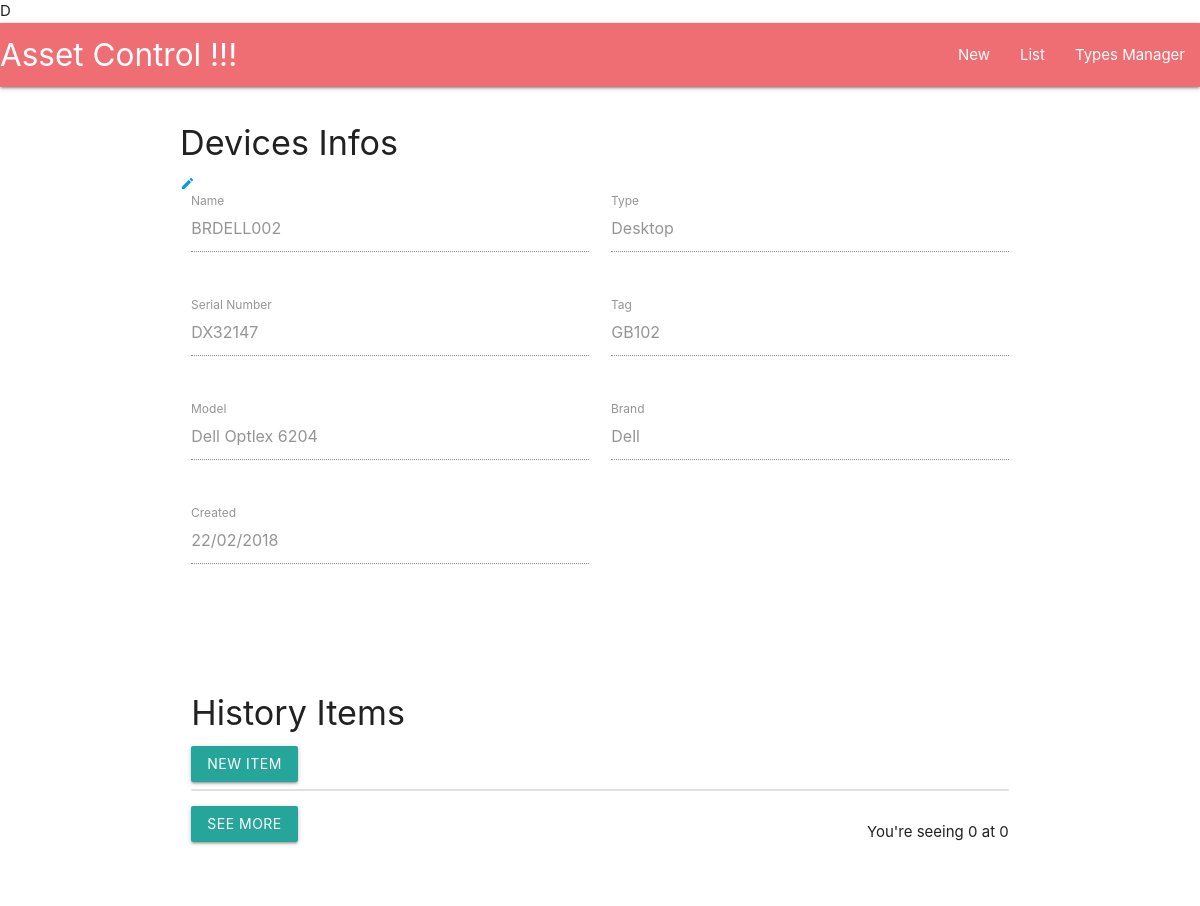
Page /devices/details/2/ on the earlier database version.
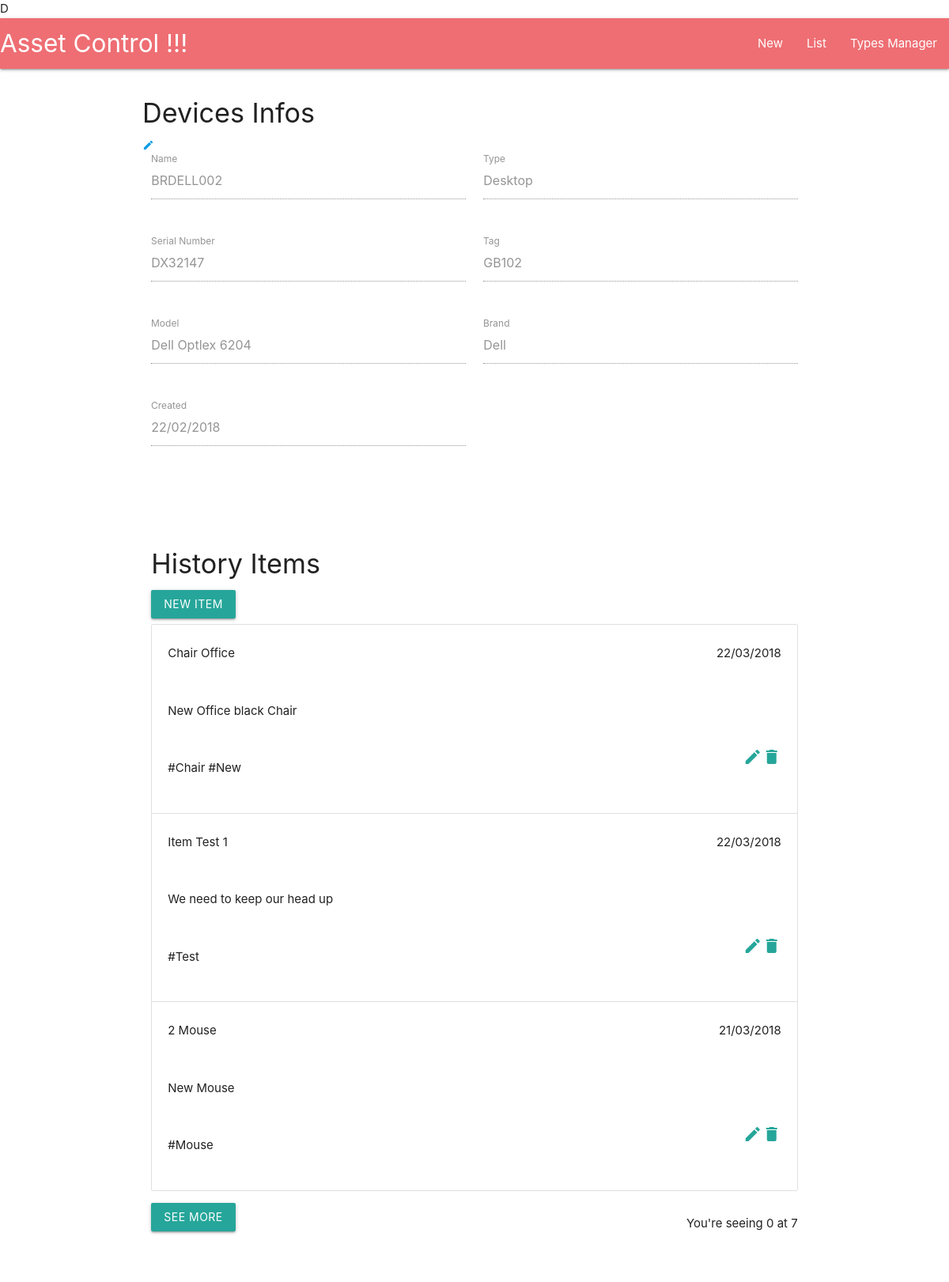
Same page on the later database version.
### devices/models.py (models this page shows, shortened)
class Device(models.Model):
    serial_number = models.CharField(max_length=40, null=False, blank=False)
    tag = models.CharField(max_length=20, null=False, blank=True)
    model = models.CharField(max_length=30, null=False, blank=False)
    brand = models.CharField(max_length=30, null=False, blank=False)
    name = models.CharField(max_length=40, null=False, blank=False)
    type = models.ForeignKey(Type, related_name='devices', null=False)
    created = models.DateField(auto_created=True, auto_now_add=True)

class Type(models.Model):
    name = models.CharField(max_length=40, null=False, blank=False)

class HistoryItem(models.Model):
    device = models.ForeignKey(Device, on_delete=models.CASCADE, related_name='history_items')
    date = models.DateField(auto_created=True, auto_now_add=True)
    title = models.CharField(max_length=140, null=False)
    description = models.TextField(blank=False)
    keywords = models.CharField(max_length=150, null=False, blank=True)

### devices/views.py (the view)
# urls.py: url(r'^devices/details/(?P<pk>[0-9]+)/$', views.DeviceDetailView.as_view(), name='details'),
class DeviceDetailView(DetailView):
    model = Device
    template_name = 'devices/detail.html'
    context_object_name = 'device'
    def get_context_data(self, **kwargs):
        context = super(DeviceDetailView, self).get_context_data(**kwargs)
        max_items = self.request.GET.get("maxitems", None)
        if max_items is None:
            max_items = 3
        context['items_filtered'] = HistoryItem.objects.filter(device=self.object).order_by('-date')[:max_items]
        return context

### devices/templates/devices/detail.html (shortened to what the changed rows need)
D{% extends 'app/base.html' %}
{% load staticfiles %}
{% block content %}
<section class="section">
    <div class="row">
        <form class="col s12">
            <div class="row">
                <div class="input-field col s6">
                    <input type="text" value="{{device.name}}" id="name" disabled>
                    <label for="name">Name</label>
                </div>
                <div class="input-field col s6">
                    <input type="text" value="{{device.type.name}}" id="type" disabled>
                    <label for="type">Type</label>
                </div>
            </div>
            <div class="row">
                <div class="input-field col s6">
                    <input type="text" value="{{device.serial_number}}" id="serial" disabled>
                    <label for="serial">Serial Number</label>
                </div>
                <div class="input-field col s6">
                    <input type="text" value="{{device.tag}}" id="tag" disabled>
                    <label for="tag">Tag</label>
                </div>
            </div>
            <div class="row">
                <div class="input-field col s6">
                    <input type="text" value="{{device.model}}" id="model" disabled>
                    <label for="model">Model</label>
                </div>
                <div class="input-field col s6">
                    <input type="text" value="{{device.brand}}" id="brand" disabled>
                    <label for="brand">Brand</label>
                </div>
            </div>
            <div class="row">
                <div class="input-field col s6">
                    <input type="text" value="{{device.created|date:'d/m/Y'}}" id="created" disabled>
                    <label for="created">Created</label>
                </div>
            </div>
        </form>
    </div>
</section>
<section class="section">
        <div class="row">
        <div class="col s12">
            <h4>History Items</h4>
            <a class="waves-effect waves-light btn modal-trigger" href="#modal-item">New Item</a>
            <ul class="collection" id="history-items">
                {% for item in items_filtered|dictsortreversed:"date" %}
                    <li class="collection-item">
                        <div class="row">
                                <div class="col s10">
                                        <p class="title">{{item.title}}</p>
                                </div>
                                <div class="col s2">
                                        <p class="right-align">{{item.date|date:'d/m/Y'}}</p>
                                </div>
                        </div>
                        <div class="row">
                            <div class="col s12">
                                <p class="description">{{item.description}}</p>
                            </div>
                        </div>
                        <div class="row">
                            <div class="col s10">
                                <p class="keywords">{{item.keywords}}</p>
                            </div>
                            <div class="col s2">
                                <a href="{{ item.pk }}" class="btn-delete secondary-content"><i class="material-icons">delete</i></a>
                                <a href="{% url 'devices:item-details' item.pk %}" class="btn-edit secondary-content"><i class="material-icons">mode_edit</i></a>
                            </div
                        </div>
                    </li>
                {% endfor %}
            </ul>
            <div class="row">
                <div class="col s6">
                </div>
                <div class="col s6">
                    <p class="right-align items-size-label">
                        You're seeing <span id="current-items-size">0</span> at <span id="total-items">{{ device.history_items.count }}</span>
                    </p>
                </div>
            </div>
        </div>
    </div>
</section>
{% endblock %}
{% block extras %}
    {% load staticfiles %}
{% endblock %}

Differences in the rows shown:
computed for Device "BRDELL002": history_items.count "0" → "7"
added HistoryItem: title "Chair Office", date "22/03/2018", description "New Office black Chair", keywords "#Chair #New"
added HistoryItem: title "Item Test 1", date "22/03/2018", description "We need to keep our head up", keywords "#Test"
added HistoryItem: title "2 Mouse", date "21/03/2018", description "New Mouse", keywords "#Mouse"
